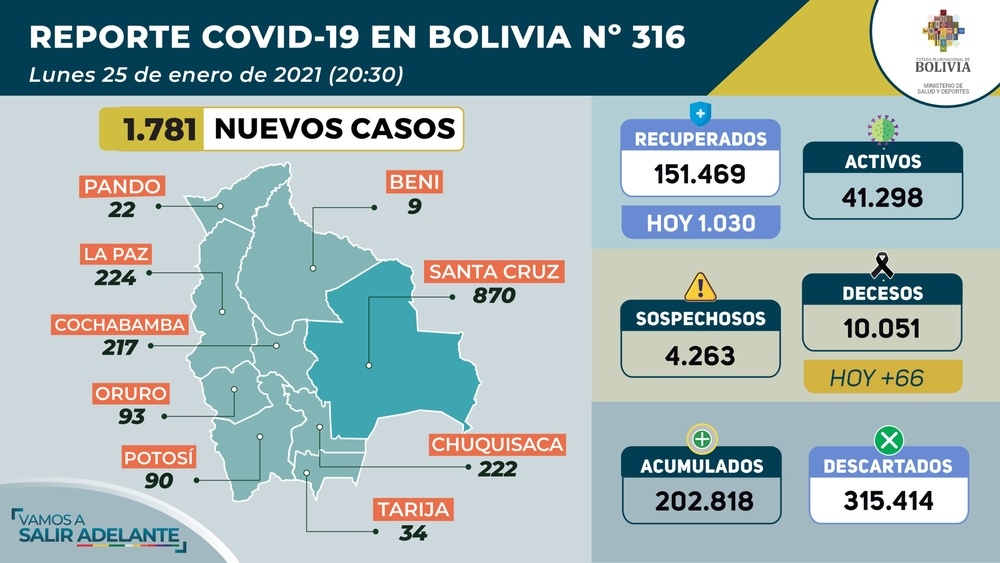
#> input picture test/fixtures/210125-Rep-COVID-316-2030-01-scaled.jpg, 1000 x 563 px, shrunk from 2560 x 1441 before the run, found by its file name
$ python report_reader.py
#> lines starting #> are read from the running program, lines starting #| are printed output that depends on the picture; after the words box and inside, x2 and y2 are one past the last pixel; in counts of white or black regions, pixels touching at a corner belong together
#> further down, img is the input picture: shape (563, 1000, 3); mean B, G, R 178.2, 178, 157.6
### img/processing.py
import cv2 as cv
import numpy as np
import matplotlib.pyplot as plt

# [10 lines left out: functions show_img, rectangle_to_relative, not called in this run]

def process(image):
    height, width, _ = image.shape
#> height = 563; width = 1000
    return threshold_otsu(grayscale(image))

def grayscale(image):
    return cv.cvtColor(image, cv.COLOR_BGR2GRAY)
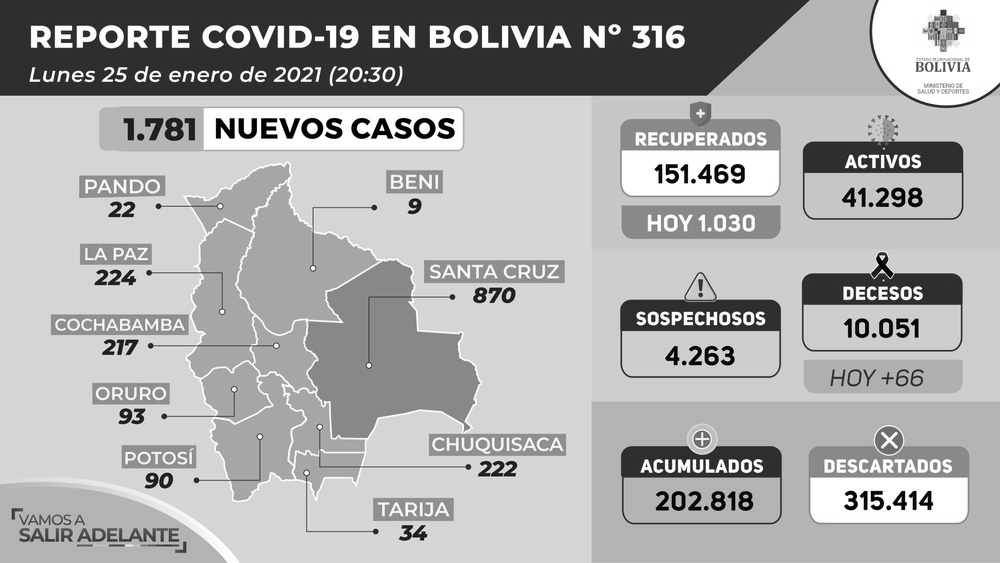
#> returned value: shape (563, 1000); min 0, max 255, mean 171.9

def threshold(image):
    return cv.threshold(image, 96, 255, cv.THRESH_BINARY)[1]

def threshold_otsu(image):
    return cv.threshold(image, 0, 255, cv.THRESH_BINARY + cv.THRESH_OTSU)[1]
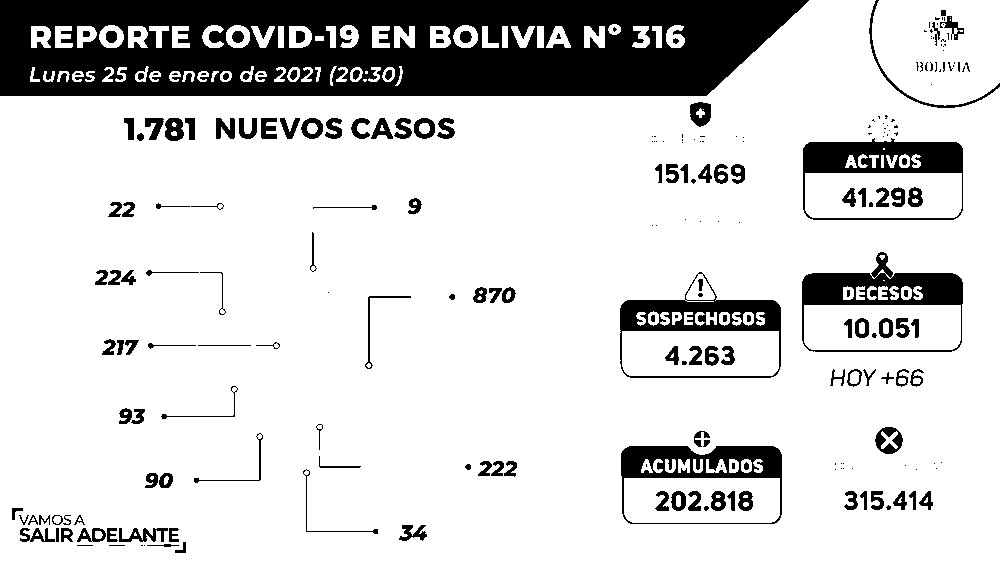
#> returned value: shape (563, 1000); 82.6% white; 249 black regions (104 under 20 px), largest, box (x1, y1, x2, y2) and area: (0, 0, 809, 96) 62190, (802, 252, 963, 352) 4947, (803, 138, 963, 220) 4793

# [8 lines left out: function white_square, not called in this run]


# [23 lines that do not run on import are left out]

### readers/report_reader.py
import cv2
import pytesseract as ocr

from readers.parsers import OcrDataParser
from img.processing import show_img, process, rectangle_to_relative

class ReportReader:
    def __init__(self, report_img):
        self.img = report_img
        # rectangle_to_relative(self.img, (332, 1200), (487, 1260))
        self.h, self.w = self.img.shape
#> self.h = 563; self.w = 1000
        # custom_config = r'--oem 3 --psm 6'
        # ocr_data = ocr.image_to_data(self.departments_img())#, config=custom_config)
#> (the run stopped early here; a loop or call above may not have finished)
